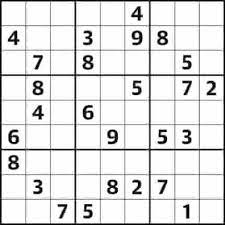
#> input picture open cv/sudoku solver/sudoku2.jpg, 225 x 225 px
$ jupyter execute --allow-errors 'Sudoku Solver.ipynb'   (shell and % lines are left out)
#> lines starting #> are read from the running program, lines starting #| are printed output that depends on the picture; after the words box and inside, x2 and y2 are one past the last pixel; in counts of white or black regions, pixels touching at a corner belong together
[cell 1]
# sudoku solve opencv
import cv2
import numpy as np
import tensorflow as tf

[cell 2]
# path of the image
pathimage = "./sudoku2.jpg"
hgt = 450
wdt = 450

[cell 3]
# preparing the image
img = cv2.imread(pathimage)
#> img is the input picture: shape (225, 225, 3); min 0, max 255, mean 223.9
img = cv2.resize(img,(hgt,wdt))
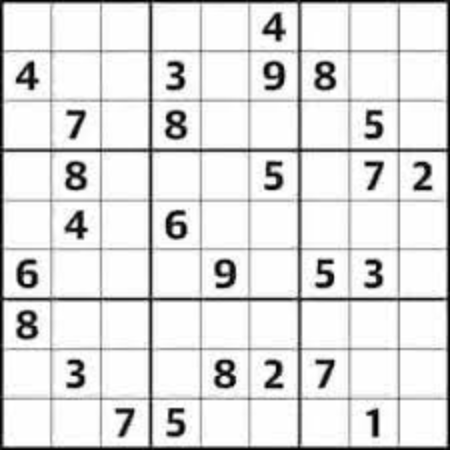
#> img: shape (450, 450, 3); min 0, max 255, mean 223.9
imgblank = np.zeros((hgt,wdt,3),np.uint8)

[cell 4]
# pre processing the image
def preprocess(img):
    imgGray = cv2.cvtColor(img,cv2.COLOR_BGR2GRAY)
    imgBlur = cv2.GaussianBlur(imgGray,(5,5),1)
    imgThreshold = cv2.adaptiveThreshold(imgBlur,255,1,1,11,2)
    return(imgThreshold)

[cell 5]
# pre processing
imgpre = preprocess(img)
#> in preprocess, `imgThreshold = cv2.adaptiveThreshold(imgBlur,255,1,1,11,2)`:
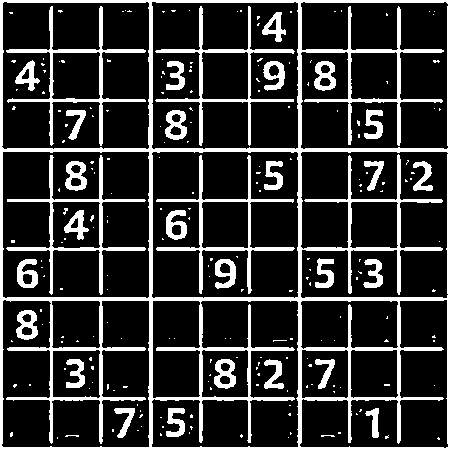
#> imgThreshold: shape (450, 450); 19.2% white; 229 white regions (197 under 20 px), largest, box (x1, y1, x2, y2) and area: (0, 0, 450, 450) 22041, (6, 6, 146, 146) 1904, (6, 155, 146, 295) 1879

[cell 6]
# stack images example function
# [30 lines left out: function stackImages, not called in this run]

#> (a cell that did not finish here is left out)

[cell 8]
# finding contours
imgcontours = img.copy()
imgbigcontour = img.copy()
contours, hierarchy = cv2.findContours(imgpre,cv2.RETR_EXTERNAL,cv2.CHAIN_APPROX_SIMPLE)
#> contours = [[[0, 0], [0, 449], [449, 449], [449, 0]]]
imgcontours=cv2.drawContours(imgcontours, contours, -1,(0,255,0),3)
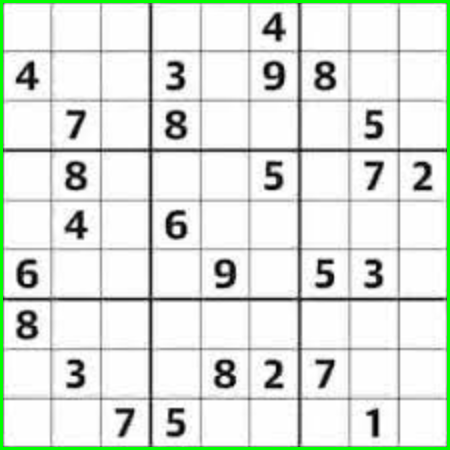
#> imgcontours: shape (450, 450, 3); 2.65% of pixels changed, all inside (x1, y1, x2, y2) = (0, 0, 450, 450)

[cell 9]
# getting the biggest area and contour
def biggestcontour(contours):
    biggest = np.array([])
    max_area = 0
    for i in contours:
        area = cv2.contourArea(i)
        if area>50:
            peri = cv2.arcLength(i, True)
            approx = cv2.approxPolyDP(i, 0.02*peri, True)
            if area>max_area and len(approx)==4:
                biggest = approx
                max_area =  area
    return(biggest,max_area)

def reorder(lst):
    biggest= lst
    val = np.array([biggest.reshape((4,2))[np.argmin(biggest.reshape((4,2)).sum(1))],
    biggest.reshape((4,2))[np.argmin(np.diff(biggest.reshape((4,2)),1))],
    biggest.reshape((4,2))[np.argmax(np.diff(biggest.reshape((4,2)),1))],
    biggest.reshape((4,2))[np.argmax(biggest.reshape((4,2)).sum(1))]]).reshape((4,1,2))
    return(val)

[cell 10]
# finding the biggest contour
biggest, maxarea = biggestcontour(contours)
#> the loop in biggestcontour, `for i in contours:` made 1 pass
#> (area, peri, biggest, max_area) on pass 1: (201601, 1796, [[0, 0], [0, 449], [449, 449], [449, 0]], 201601)
#> after the loop in biggestcontour, `for i in contours:`: max_area = 201601
#> biggest = [[0, 0], [0, 449], [449, 449], [449, 0]]; maxarea = 201601
if biggest.size!=0:
    biggest = reorder(biggest)
#> in reorder, `biggest= lst`: biggest = [[0, 0], [0, 449], [449, 449], [449, 0]]
#> in reorder, `val = np.array([biggest.reshape((4,2))[np.argmin(biggest.reshape((4,2)..`: val = [[0, 0], [449, 0], [0, 449], [449, 449]]
#> biggest = [[0, 0], [449, 0], [0, 449], [449, 449]]
    cv2.drawContours(imgbigcontour,biggest,-1,(0,255,0),10)
    pts1 = np.float32(biggest)
#> pts1 = [[0, 0], [449, 0], [0, 449], [449, 449]]
    pts2 = np.float32([[0,0],[wdt,0],[0,hgt],[wdt,hgt]])
    mat = cv2.getPerspectiveTransform(pts1,pts2)
#> mat = [[1, 0, 0], [0, 1, 0], [0, 0, 1]]
    imgWarpCol = cv2.warpPerspective(img,mat,(wdt,hgt))
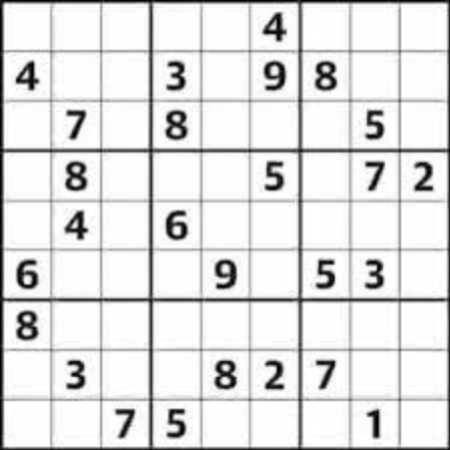
#> imgWarpCol: shape (450, 450, 3); min 0, max 255, mean 224.9
    imgdigits = imgblank.copy()
    imgWarpCol = cv2.cvtColor(imgWarpCol,cv2.COLOR_BGR2GRAY)
#> imgWarpCol: shape (450, 450)

[cell 11]
def splitboxes(img,nrows=9,ncols=9):
    rows=np.vsplit(img,nrows)
    boxes = []
    for r in rows:
        cols = np.hsplit(r,ncols)
        for box in cols:
            boxes.append(box)

    return(boxes)

[cell 12]
# make a prediction for a new image.
from keras.preprocessing.image import load_img
from keras.preprocessing.image import img_to_array
from keras.models import load_model

# load and prepare the image
# [25 lines left out: functions load_image, getprediction, not called in this run]

[cell 13]
import matplotlib.pyplot as plt

#> (a cell that did not finish here is left out)

#> (a cell that did not finish here is left out)

#> (a cell that did not finish here is left out)

[cell 17]
z = np.zeros((81,))

[cell 18]
z.reshape((9,9))

[cell 19]
z = np.zeros((81,))
#> (the rest of this cell did not finish here and is left out)

[cell 20]
import matplotlib.pyplot as plt

fig, ax =plt.subplots(1,1)
data=[[1,2,3],
      [5,6,7],
      [8,9,10]]
column_labels=["Column 1", "Column 2", "Column 3"]
ax.axis('tight')
ax.axis('off')
ax.table(cellText=data,colLabels=column_labels,loc="center")

plt.show()

[cell 21]
import matplotlib.pyplot as plt
fig, ax =plt.subplots(1,1)
column_labels=[]
ax.axis('tight')
ax.axis('off')
#> (the rest of this cell did not finish here and is left out)

[cell 22]
# load and prepare the image
def load_image(bx):
    # load the image
    #img = load_img(filename, grayscale=True, target_size=(28, 28))
    # convert to array
    img = img_to_array(bx)
    # reshape into a single sample with 1 channel
    img = img.reshape(1, 28, 28, 1)
    # prepare pixel data
    img = img.astype('float32')
    img = img / 255.0
    return img

#> (a cell that did not finish here is left out)

[cell 24]
# finding digits
imgSolvedDigits = imgblank.copy()
boxes = splitboxes(imgWarpCol)
#> in splitboxes, `rows=np.vsplit(img,nrows)`: rows = 9 items
#> the loop in splitboxes, `for r in rows:` made 9 passes
#> after the loop in splitboxes, `for r in rows:`: boxes = 81 items
#> boxes = 81 items
#> (the rest of this cell did not finish here and is left out)

[cell 25]
bx = cv2.resize(boxes[5],(28,28))
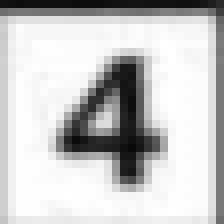
#> bx: shape (28, 28) (shown 8 times larger); min 10, max 255, mean 199.3
#> (the rest of this cell did not finish here and is left out)

[cell 26]
cv2.imshow("Sample",bx)
cv2.waitKey(0)

[cell 27]
cv2.imshow("Sample",boxes[5])
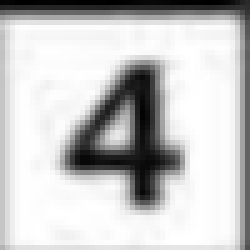
#> window 'Sample': shape (50, 50) (shown 5 times larger); min 0, max 255, mean 199.3
cv2.waitKey(0)

#> (a cell that did not finish here is left out)

#> (a cell that did not finish here is left out)

[cell 30]
pts2 = np.float32([[0,0],[wdt,0],[0,hgt],[wdt,hgt]])

[cell 31]
mat
#> Out = [[1, 0, 0], [0, 1, 0], [0, 0, 1]]

#> (a cell that did not finish here is left out)

[cell 33]
val = np.array([biggest.reshape((4,2))[np.argmin(biggest.reshape((4,2)).sum(1))],
biggest.reshape((4,2))[np.argmin(np.diff(biggest.reshape((4,2)),1))],
biggest.reshape((4,2))[np.argmax(np.diff(biggest.reshape((4,2)),1))],
biggest.reshape((4,2))[np.argmax(biggest.reshape((4,2)).sum(1))]]).reshape((4,1,2))
#> val = [[0, 0], [449, 0], [0, 449], [449, 449]]

[cell 34]
biggest
#> Out = [[0, 0], [449, 0], [0, 449], [449, 449]]

[cell 35]
val
#> Out = [[0, 0], [449, 0], [0, 449], [449, 449]]

[cell 36]
np.diff(biggest.reshape((4,2)),1)
#> Out = [0, -449, 449, 0]

[cell 37]
biggest[1,0,:]
#> Out = [449, 0]

[cell 38]
biggest
#> Out = [[0, 0], [449, 0], [0, 449], [449, 449]]
